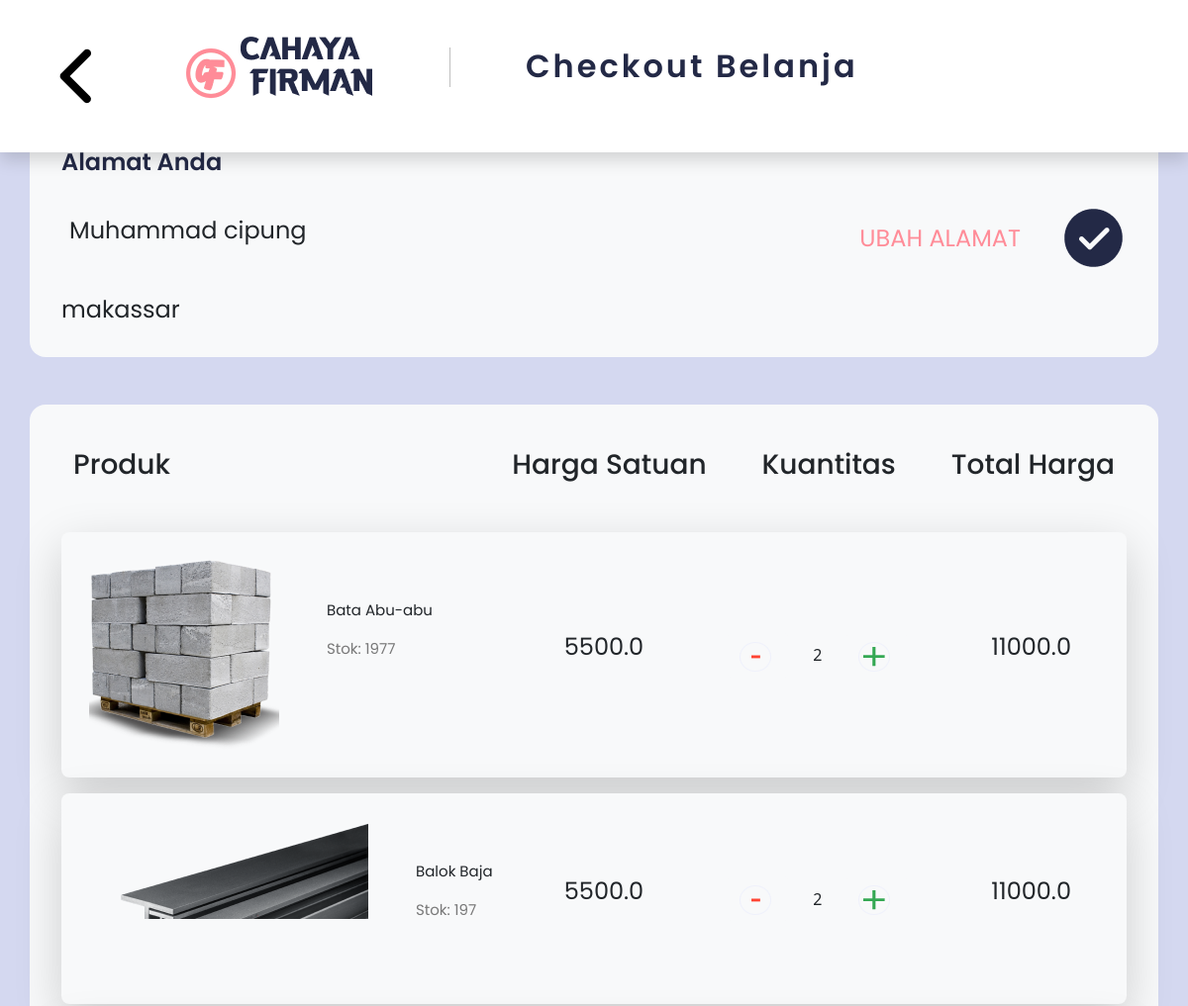
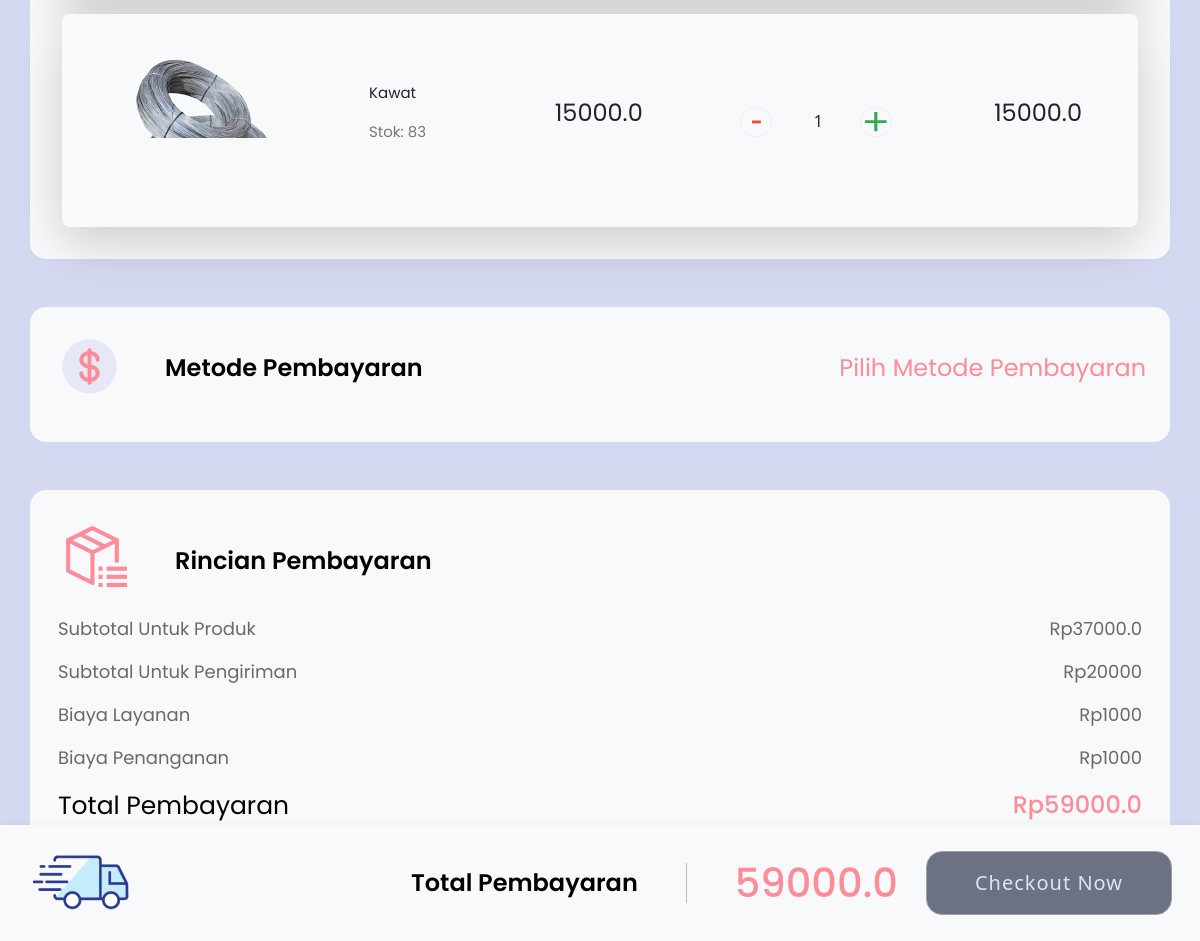
The page /Checkout (signed in) on the database as committed earlier (2 pictures, top to bottom).
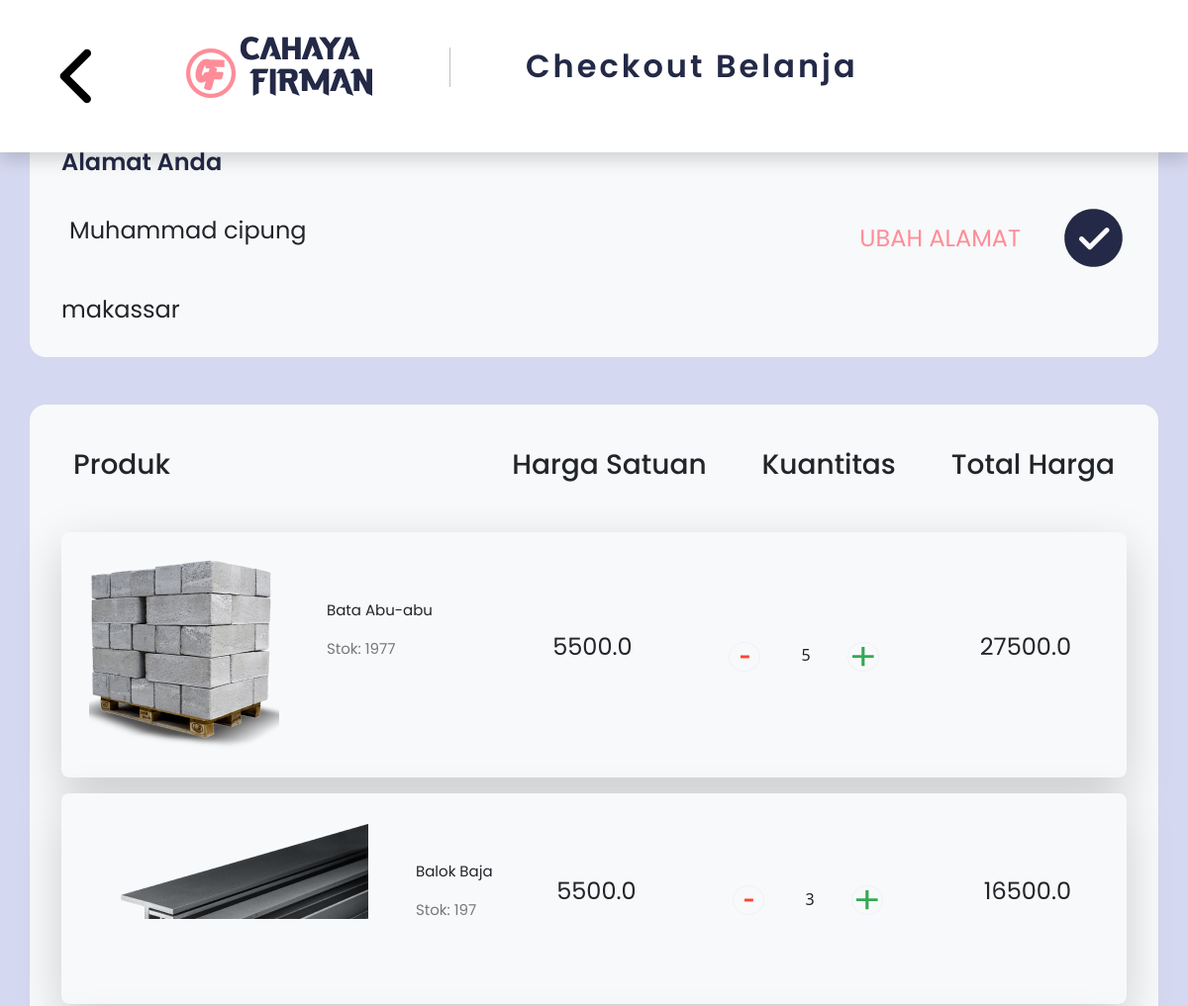
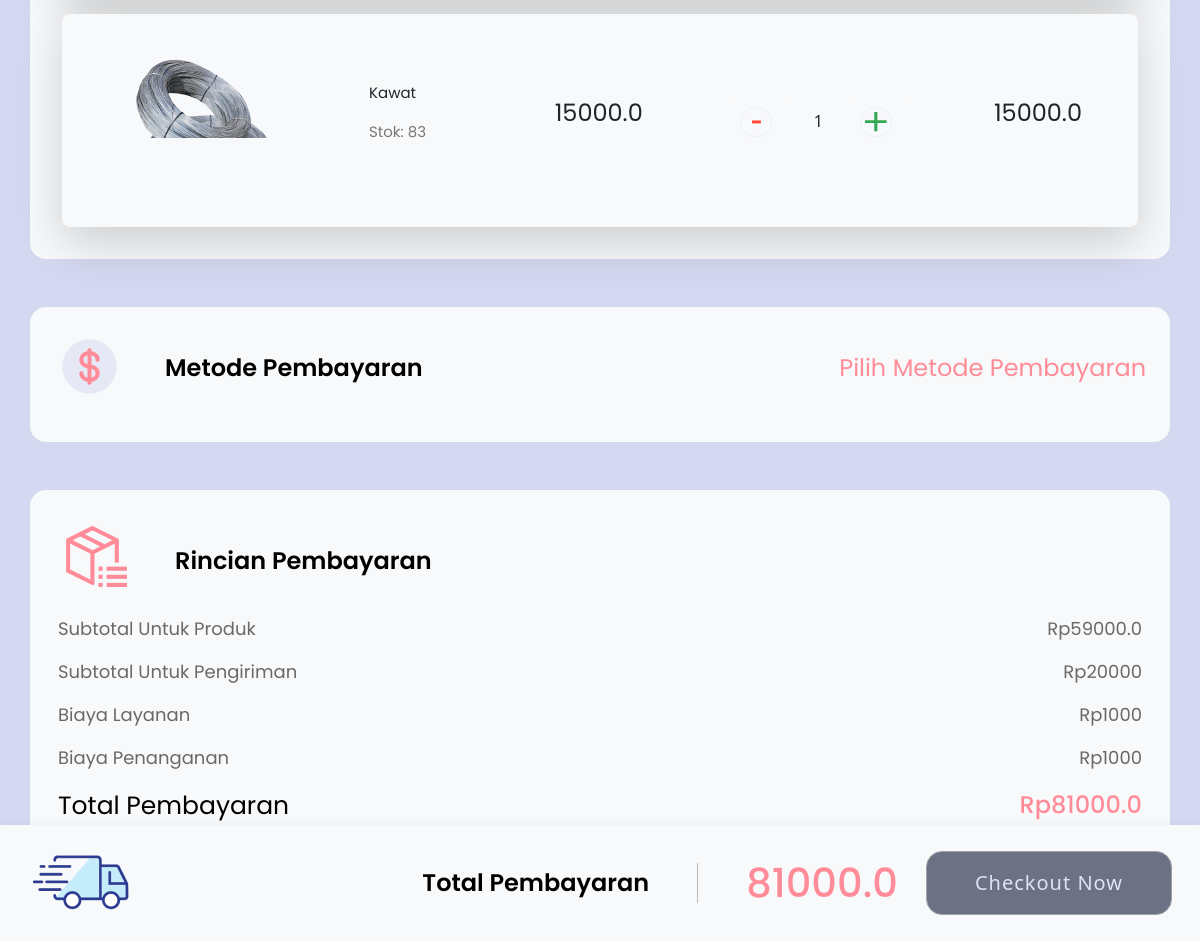
The same page on the database as committed later (2 pictures, top to bottom).
### models/order_items.py (models this page shows)
class Order_items(db.Model):
    __tablename__ = 'order_items'
    id_order_item = db.Column(db.Integer, primary_key=True)
    id_product = db.Column(db.Integer, db.ForeignKey('product.id_product',name='fk_order_product'))  # Foreign key ke tabel Products
    id_session = db.Column(db.Integer, db.ForeignKey('session.id_session', name='fk_order_session'))  # Foreign key ke tabel session
    quantity = db.Column(db.Integer, nullable=False, default=1)
    product = db.relationship('Product', backref='order_items')
    session = db.relationship('session', back_populates='order_items')

### models/product.py (models this page shows)
class Product(db.Model):
    __tablename__ = 'product'
    id_product = db.Column(db.Integer, primary_key=True)
    name = db.Column(db.String(100))
    desc = db.Column(db.String(100))
    category = db.Column(db.String(100))
    quantityInStock = db.Column(db.Integer)
    price = db.Column(db.Float)
    picture = db.Column(db.String(100))

### app.py (the view)
@app.route("/Checkout", methods=["GET", "POST"])
@login_required
def Checkout():
    if  current_user.is_authenticated and current_user.is_admin:
            flash("You need to log in as a user to access this page.", "danger")
            abort(403)
    if current_user.session is None or not any(sess.is_active for sess in current_user.session):
        new_session = session(id_user=current_user.id_user, total=0)
        db.session.add(new_session)
        db.session.commit()
    active_session = next(sess for sess in current_user.session if sess.is_active)
    if active_session:
        order_items = Order_items.query.filter_by(id_session=active_session.id_session).all()
        total_price = sum(order_item.quantity * order_item.product.price for order_item in order_items)
        SubPengiriman = 20000
        layanan = 1000
        Penanganan = 1000
        overall_pay = total_price + SubPengiriman + layanan + Penanganan
        return render_template("Checkout.html", user=current_user, order_items=order_items, total_price=total_price, overall_pay=overall_pay)
    flash("No active session to checkout", "danger")
    return redirect(url_for("keranjang"))

### app.py (called while the page is built)
@login_manager.user_loader
def load_user(user_id):
    return User.query.get(int(user_id))

### templates/Checkout.html (shortened to what the changed rows need)
<!DOCTYPE html>
<html>
<head>
    <link rel="stylesheet" type="text/css" href="{{ url_for('static', filename='css/CheckoutUI.css') }}">
    <link href="https://cdn.jsdelivr.net/npm/bootstrap@5.3.2/dist/css/bootstrap.min.css" rel="stylesheet">
</head>
<body style="background-color: #D4D8F0;">
  <div class="d-flex flex-row bg-white shadow fixed-top">
    <div class="p-2"> <h1 class="topnav-hd">Checkout Belanja</h1></div>
  </div>
<div class="container mt-5 p-3 bg-light rounded-4">
  {% for order_item in order_items %}
  <div class=".container m-3 bg-light rounded-3 shadow-lg">
    <div class="d-flex bd-highlight mb-3">
      <div class="p-2 bd-highlight"><img src="{{ url_for('static', filename='unggah/' + order_item.product.picture) }}" alt="item" class="item-img"></div>
      <div class="me-auto py-5 bd-highlight">
        <div class="col-offset-1"><p class="item-name">{{ order_item.product.name }}</p></div>
        <div class='col-offset-1'><p class="item-stock">Stok: {{ order_item.product.quantityInStock }}</p></div>
      </div>
      <div class="p-2 me-5 bd-highlight align-self-center"><p class="item-price">{{ order_item.product.price }}</p></div>
      <div class="p-2 me-5 bd-highlight align-self-center"><div class="row align-items-center">
        <div class="col">
          <form  method="POST" action="{{ url_for('update_checkout', id_order_item=order_item.id_order_item)}}" >
            <button type="submit" name="minus" class="btn btn-light">
          <img src="{{ url_for('static', filename='asset/ic_baseline-plus.png') }}" alt="min" class="min-item">
            </button>
        </form>
        </div>
        <div class="col">
          {{ order_item.quantity }}
        </div>
        <div class="col">
          <form  method="POST" action="{{ url_for('update_checkout', id_order_item=order_item.id_order_item)}}">
            <button type="submit" name="plus" class="btn btn-light">
          <img src="{{ url_for('static', filename='asset/ic_baseline-plus (1).png') }}" alt="add" class="add-item">
            </button>
        </form>
        </div>
      </div></div>
      <div class="p-2 me-5 bd-highlight align-self-center"><p class="total-item-price">{{ order_item.quantity * order_item.product.price }}</p></div>
    </div>
  </div>
  {% endfor %}
</div>
{% set SubPengiriman = 20000 %}
{% set layanan = 1000 %}
{% set Penanganan = 1000 %}
<div class="container mt-5 p-1 bg-light rounded-4 bottom_content">
  <div class="row ps-4 pe-4">
    <div class="col-md-auto">
      <p class="Subtotal-Product">Rp{{ total_price }}</p>
    </div>
  </div>
  <div class="row ps-4 pe-4">
    <div class="col-md-auto">
      <p class="Total-pay">Rp{{ overall_pay }}</p>
    </div>
  </div>
</div>
<nav class="navbar bg-light fixed-bottom shadow">
  <div class="container-fluid">
    <div class="px-2 d-flex"> <p class="Total-pay2">{{ total_price + SubPengiriman + layanan + Penanganan }}</p></div>
  </div>
</nav>
</body>
</html>

Rows that differ between the two databases and show on the page:
changed Order_items "Bata Abu-abu": quantity "2" → "5"; order_item.quantity*order_item.product.price "11000.0" → "27500.0"
changed Order_items "Balok Baja": quantity "2" → "3"; order_item.quantity*order_item.product.price "11000.0" → "16500.0"
Other text that changed with them:
{{ total_price }}: "37000.0" → "59000.0"
{{ overall_pay }}: "59000.0" → "81000.0"
{{ total_price + SubPengiriman + layanan + Penanganan }}: "59000.0" → "81000.0"
